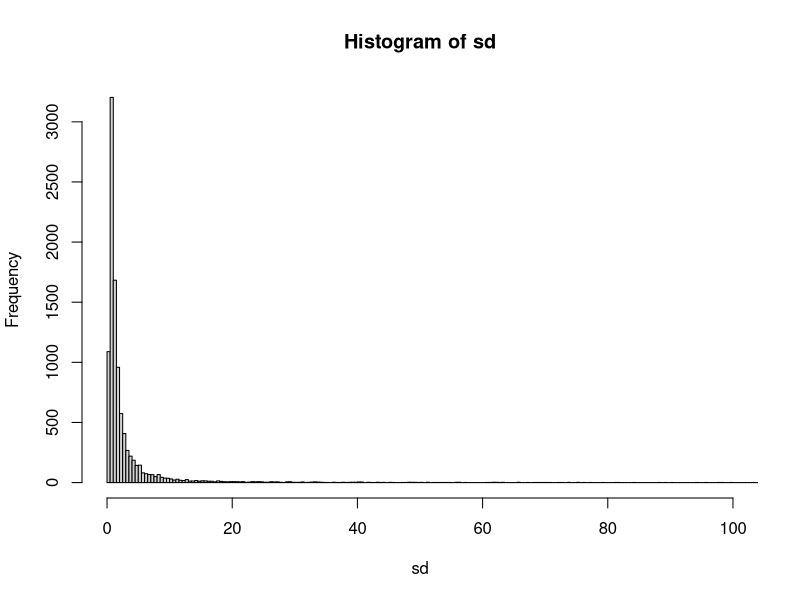
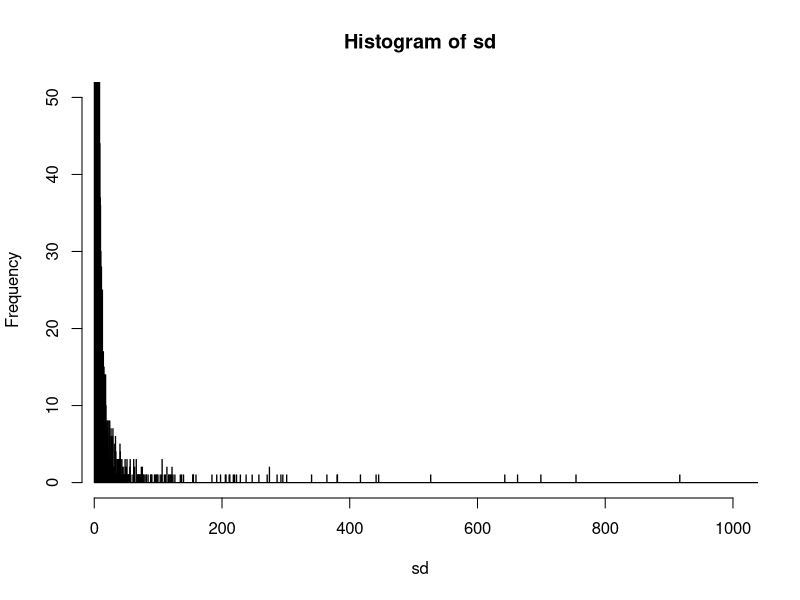
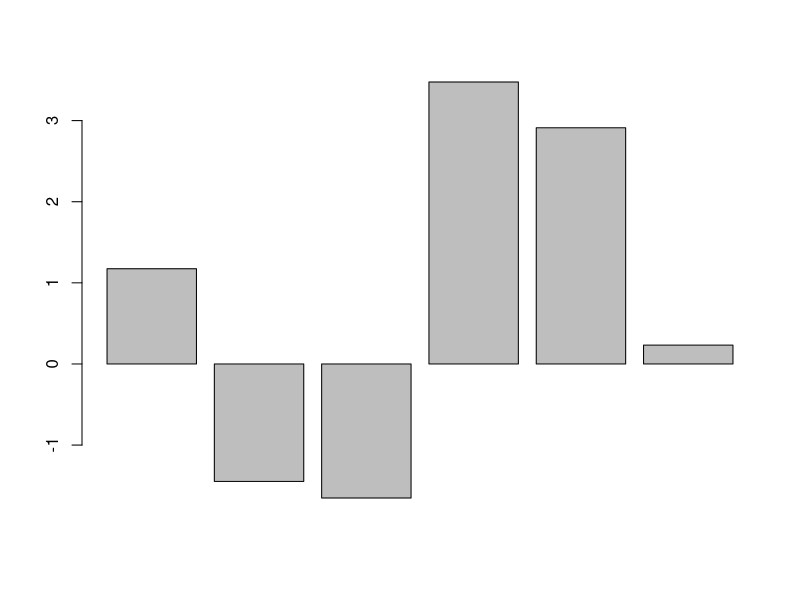
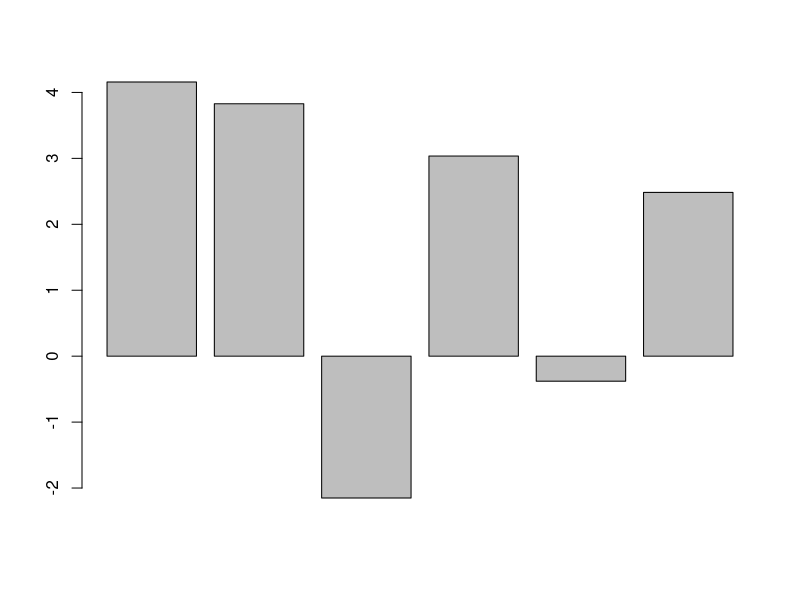
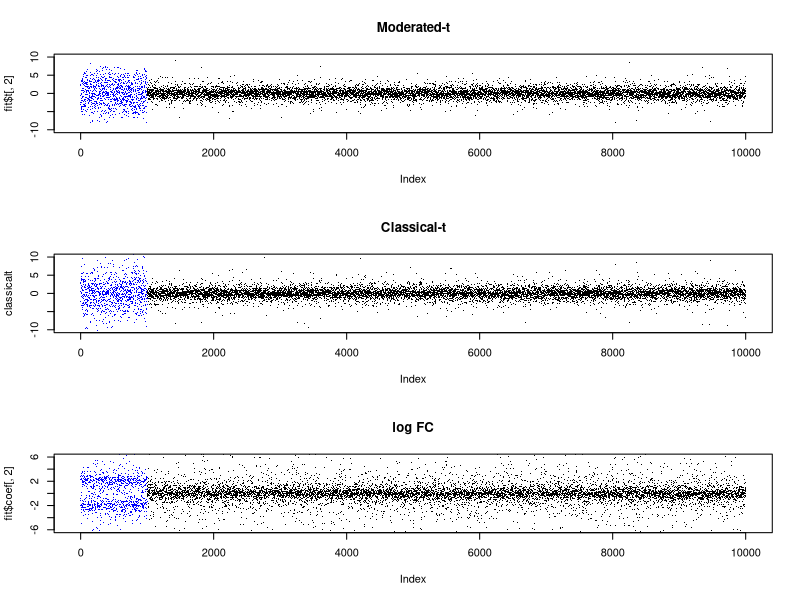
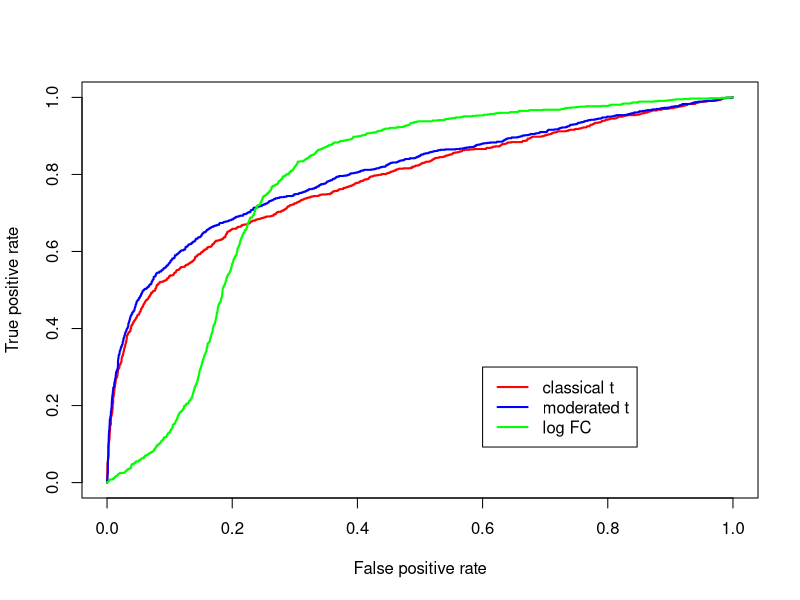
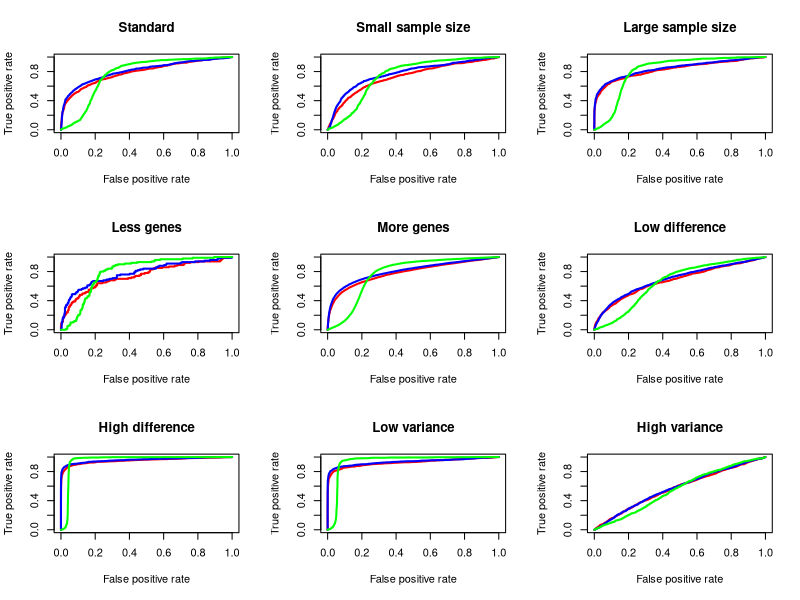

Source code (R) for these figures, in order:
## ---- chunk 1
rm(list=ls())
library("limma")

nGenes <- 10000                   # number of "features"
nSamples <- 6                     # number of samples (split equal in 2 groups)
pDiff <- .1                       # percent of genes "differential 
grp <- rep(0:1,each=nSamples/2)   # dummy variable for exp. group
trueFC <- 2                       # log-fold-change of truly DE

d0 <- 1
s0 <- 0.8
sd <- s0*sqrt(d0/rchisq(nGenes,df=d0))  # dist'n of s.d.
## ---- chunk 2
max(sd)
sum(sd>1000)
hist(sd, xlim=c(0,100), breaks=10000)
hist(sd, xlim=c(20,1000), breaks=10000, ylim = c(0,50))
## ---- chunk 3
y <- matrix(rnorm(nGenes*nSamples,sd=sd),
            nr=nGenes,nc=nSamples)
indD <- 1:floor(pDiff*nGenes)
diff <- sample(c(-1,1),max(indD),replace=TRUE)*trueFC
y[indD,grp==1] <- y[indD,grp==1] + diff
## ---- chunk 4
barplot(y[1,])
barplot(y[1001,])
## ---- chunk 5
design <- model.matrix(~grp)
design
## ---- chunk 6
fit <- lmFit(y,design)
fit <- eBayes(fit)
## ---- chunk 7
classicalt <- apply( y, 1, function(x){t.test(x[1:3],x[4:6], alternative="two.sided")$statistic[[1]]} )
## ---- chunk 8
cols <- rep("black",nrow(y))
cols[indD] <- "blue"

par(mfrow=c(3,1))
plot( fit$t[,2], col=cols, ylim=c(-10,10), pch=".", main="Moderated-t" )
plot( classicalt, col=cols, ylim=c(-10,10), pch=".", main="Classical-t" )
plot( fit$coef[,2], col=cols, ylim=c(-6,6), pch=".", main="log FC" )
## ---- chunk 9
library(ROCR)
labels <- c(rep(1,nGenes*pDiff),rep(0,nGenes*(1-pDiff)))
pred_classical <- prediction( abs(classicalt), labels )
perf_classical <- performance(pred_classical,"tpr","fpr")
pred_moderated <- prediction( abs(fit$t[,2]), labels )
perf_moderated <- performance(pred_moderated,"tpr","fpr")
pred_logFC <- prediction( abs(fit$coef[,2]), labels )
perf_logFC <- performance(pred_logFC,"tpr","fpr")

par(mfrow=c(1,1))
plot(perf_classical, col="red", lwd=2)
plot(perf_moderated, add=TRUE, col="blue", lwd=2)
plot(perf_logFC, add=TRUE, col="green", lwd=2)
legend(x=0.60, y=0.3, legend=c("classical t", "moderated t", "log FC"), col=c("red","blue","green"), lwd=c(2,2,2) )
## ---- chunk 10
plot_performance <- function(nGenes, nSamples, pDiff, trueFC, d0, s0, title){
  grp <- rep(0:1,each=nSamples/2)
  sd <- s0*sqrt(d0/rchisq(nGenes,df=d0))  # dist'n of s.d.
  
  y <- matrix(rnorm(nGenes*nSamples,sd=sd),
            nr=nGenes,nc=nSamples)
  indD <- 1:floor(pDiff*nGenes)
  diff <- sample(c(-1,1),max(indD),replace=TRUE)*trueFC
  y[indD,grp==1] <- y[indD,grp==1] + diff
  
  design <- model.matrix(~grp)
  
  fit <- lmFit(y,design)
  fit <- eBayes(fit)
  
  classicalt <- apply( y, 1, function(x){t.test(x[1:nSamples/2],x[nSamples/2+1:nSamples/2*2], alternative="two.sided")$statistic[[1]]} )
  
  labels <- c(rep(1,nGenes*pDiff),rep(0,nGenes*(1-pDiff)))
  pred_classical <- prediction( abs(classicalt), labels )
  perf_classical <- performance(pred_classical,"tpr","fpr")
  pred_moderated <- prediction( abs(fit$t[,2]), labels )
  perf_moderated <- performance(pred_moderated,"tpr","fpr")
  pred_logFC <- prediction( abs(fit$coef[,2]), labels )
  perf_logFC <- performance(pred_logFC,"tpr","fpr")

  plot(perf_classical, col="red", lwd=2, main=title)
  plot(perf_moderated, add=TRUE, col="blue", lwd=2)
  plot(perf_logFC, add=TRUE, col="green", lwd=2)
}

par(mfrow=c(3,3))
plot_performance(10000, 6, .1, 2, 1, 0.8, "Standard")
plot_performance(10000, 4, .1, 2, 1, 0.8, "Small sample size")
plot_performance(10000, 10, .1, 2, 1, 0.8, "Large sample size")
plot_performance(1000, 6, .1, 2, 1, 0.8, "Less genes")
plot_performance(100000, 6, .1, 2, 1, 0.8, "More genes")
plot_performance(10000, 6, .1, 1.2, 1, 0.8, "Low difference")
plot_performance(10000, 6, .1, 10, 1, 0.8, "High difference")
plot_performance(10000, 6, .1, 2, 1, 0.2, "Low variance")
plot_performance(10000, 6, .1, 2, 1, 3.2, "High variance")
